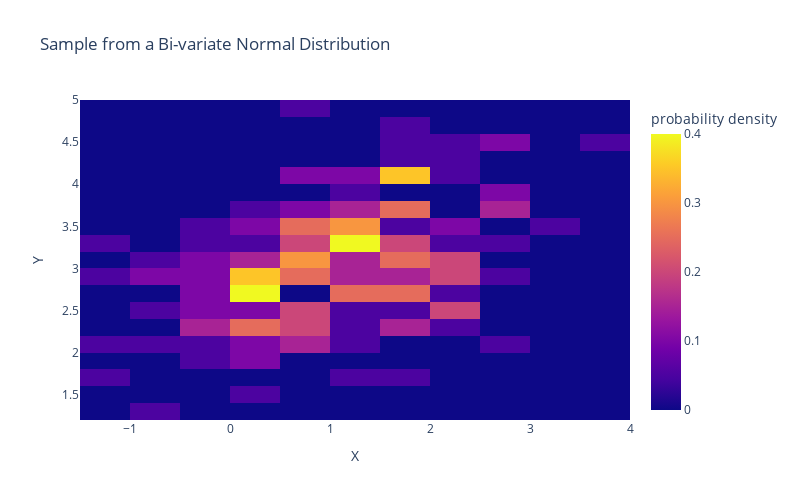

The cell this chart's notebook holds for it:
### Markdown cell above
5. Customize the number of bins in both axys by using the inputs `nbinsx` and `nbinsy`

### Code cell
fig = px.density_heatmap(df, x="X", y="Y",
                         nbinsx= 25,
                         nbinsy=25,
                         histnorm='probability density',
                         height = 500, width = 800,
                         title='Sample from a Bi-variate Normal Distribution')
fig.show()

### Figure 1 — Plotly figure (JSON) as saved in the notebook; plotly's stock layout.template omitted (floating-point values rounded to 4 significant figures; data arrays with more than 128 entries replaced by an {"elided": "..."} marker saying what was removed)
{"data": [{"coloraxis": "coloraxis", "histnorm": "probability density", "hovertemplate": "X=%{x}<br>Y=%{y}<br>probability density=%{z}<extra></extra>", "name": "", "nbinsx": 25, "nbinsy": 25, "type": "histogram2d", "x": {"elided": "200 float values"}, "xaxis": "x", "xbingroup": "x", "y": {"elided": "200 float values"}, "yaxis": "y", "ybingroup": "y"}], "layout": {"coloraxis": {"colorbar": {"title": {"text": "probability density"}}, "colorscale": [[0, "#0d0887"], [0.1111, "#46039f"], [0.2222, "#7201a8"], [0.3333, "#9c179e"], [0.4444, "#bd3786"], [0.5556, "#d8576b"], [0.6667, "#ed7953"], [0.7778, "#fb9f3a"], [0.8889, "#fdca26"], [1, "#f0f921"]]}, "height": 500, "legend": {"tracegroupgap": 0}, "title": {"text": "Sample from a Bi-variate Normal Distribution"}, "width": 800, "xaxis": {"anchor": "y", "domain": [0, 1], "title": {"text": "X"}}, "yaxis": {"anchor": "x", "domain": [0, 1], "title": {"text": "Y"}}}}
